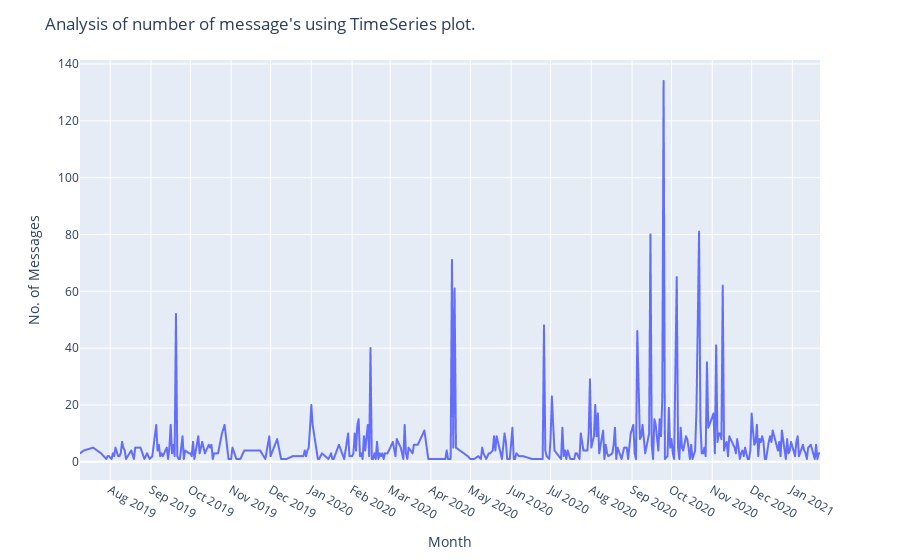

Notebook code cell kept with this figure:
### Code cell
# Timeseries plot 
fig = px.line(x=df['Date'],y=df['Msg_count'])
fig.update_layout(title='Analysis of number of message\'s using TimeSeries plot.',
                  xaxis_title='Month',
                  yaxis_title='No. of Messages')
fig.update_xaxes(nticks=20)
fig.show()

### Figure 1 — Plotly figure (JSON) as saved in the notebook; plotly's stock layout.template omitted (floating-point values rounded to 4 significant figures; data arrays with more than 128 entries replaced by an {"elided": "..."} marker saying what was removed)
{"data": [{"hovertemplate": "x=%{x}<br>y=%{y}<extra></extra>", "legendgroup": "", "line": {"color": "#636efa", "dash": "solid"}, "mode": "lines", "name": "", "showlegend": false, "type": "scattergl", "x": {"elided": "2517 str values"}, "xaxis": "x", "y": {"elided": "2517 int values"}, "yaxis": "y"}], "layout": {"legend": {"tracegroupgap": 0}, "margin": {"t": 60}, "title": {"text": "Analysis of number of message's using TimeSeries plot."}, "xaxis": {"anchor": "y", "domain": [0, 1], "nticks": 20, "title": {"text": "Month"}}, "yaxis": {"anchor": "x", "domain": [0, 1], "title": {"text": "No. of Messages"}}}}
